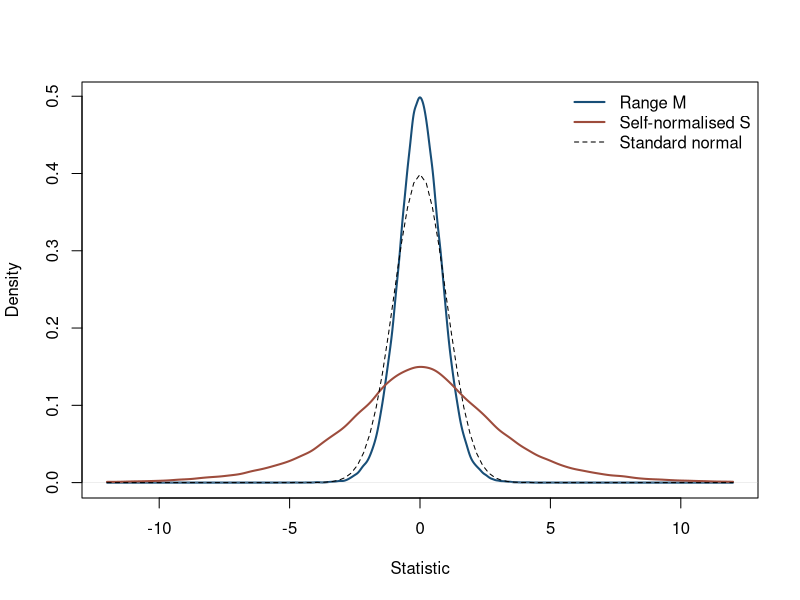

Recreate this plot in R.
# Create the output directory when this example is run on its own.
dir.create("figures", recursive = TRUE, showWarnings = FALSE)

# Chapter 6: signed S and M, quadratic U_q and M_q^2.
S_tail <- function(x) {
 if(x==0)return(.5)
 integrate(function(th){z<-x/sin(th);exp(.5*(log(2*z)-z-log1p(-exp(-2*z))))},0,pi/2,rel.tol=1e-10)$value/pi
}
range_cdf <- function(r) vapply(r,function(x){
 if(x<=0)return(0);j<-1:80
 if(x<1)sqrt(2*pi)*pi^2/x^3*sum(j^2*exp(-pi^2*j^2/(2*x^2)))
 else 1-2*sum((4*j^2*x^2-1)*exp(-2*j^2*x^2))
},numeric(1))
M_tail<-function(x){if(x==0)return(.5)
 integrate(function(r)x*dnorm(x*r)*range_cdf(r),0,8,rel.tol=1e-10,subdivisions=300)$value+pnorm(-8*x)}
quant<-function(alpha,fun)uniroot(function(x)fun(x)-alpha,c(.001,50),tol=1e-9)$root
alpha<-c(.1,.05,.025,.01,.005,.001)
scalar<-data.frame(alpha=alpha,S=sapply(alpha,quant,fun=S_tail),M=sapply(alpha,quant,fun=M_tail),
 U1=sapply(alpha/2,quant,fun=S_tail)^2,M1sq=sapply(alpha/2,quant,fun=M_tail)^2)
print(scalar,digits=10);write.csv(scalar,'critical_scalar.csv',row.names=FALSE)
# Range distribution inversion on a fine grid.
rgrid<-seq(.15,5,length.out=60001);Fgrid<-range_cdf(rgrid)
use<-!duplicated(Fgrid)&Fgrid>0&Fgrid<1
qrange<-approxfun(c(0,Fgrid[use],1),c(0,rgrid[use],8),rule=2)
# KL expansion for the bridge integral matrix; replace its tail by its mean.
set.seed(61008);B<-100000L;K<-512L;qmax<-10L
weights<-1/(pi*seq_len(K));tailmean<-trigamma(K+1)/pi^2
U<-M2<-matrix(NA_real_,B,qmax)
for(i in seq_len(B)){
 A<-matrix(rnorm(K*qmax),K,qmax)*weights
 V<-crossprod(A)+diag(tailmean,qmax)
 Z<-rnorm(qmax);w<-forwardsolve(t(chol(V)),Z)
 U[i,]<-cumsum(w^2);ranges<-qrange(runif(qmax));M2[i,]<-cumsum((Z/ranges)^2)
 if(i%%10000L==0L)cat('replications',i,'\n')
}
Ucv<-apply(U,2,quantile,probs=1-alpha,type=8)
Mcv<-apply(M2,2,quantile,probs=1-alpha,type=8)
Ucv[,1]<-scalar$U1;Mcv[,1]<-scalar$M1sq
rownames(Ucv)<-rownames(Mcv)<-alpha
write.csv(Ucv,'critical_U.csv');write.csv(Mcv,'critical_M2.csv')
mcse<-function(z){
 arr<-sapply(split(seq_len(B),rep(1:20,each=B/20)),function(ii)
 as.vector(apply(z[ii,,drop=FALSE],2,quantile,probs=1-alpha,type=8)))
 matrix(apply(arr,1,sd)/sqrt(20),length(alpha),qmax)
}
write.csv(mcse(U),'critical_U_mcse.csv');write.csv(mcse(M2),'critical_M2_mcse.csv')
saveRDS(list(S=scalar,U=Ucv,M2=Mcv,B=B,K=K,seed=61008,
 scalar_MC=data.frame(alpha,S=quantile(sqrt(U[,1]),1-2*alpha,type=8),
 M=quantile(sqrt(M2[,1]),1-2*alpha,type=8))),'critical_checks.rds')
print(Ucv);print(Mcv)
pdf('figures/dist-m-hat.pdf',width=7,height=4.5)
sgn<-sample(c(-1,1),B,replace=TRUE)
ds<-density(sgn*sqrt(U[,1]),from=-12,to=12,n=2048)
dm<-density(sgn*sqrt(M2[,1]),from=-12,to=12,n=2048)
plot(dm,lwd=2,col='#184e77',xlab='Statistic',main='',ylim=c(0,max(dm$y)))
lines(ds,lwd=2,col='#9d4c3c');curve(dnorm(x),add=TRUE,lty=2)
legend('topright',c('Range M','Self-normalised S','Standard normal'),
 col=c('#184e77','#9d4c3c','black'),lty=c(1,1,2),lwd=c(2,2,1),bty='n');dev.off()
